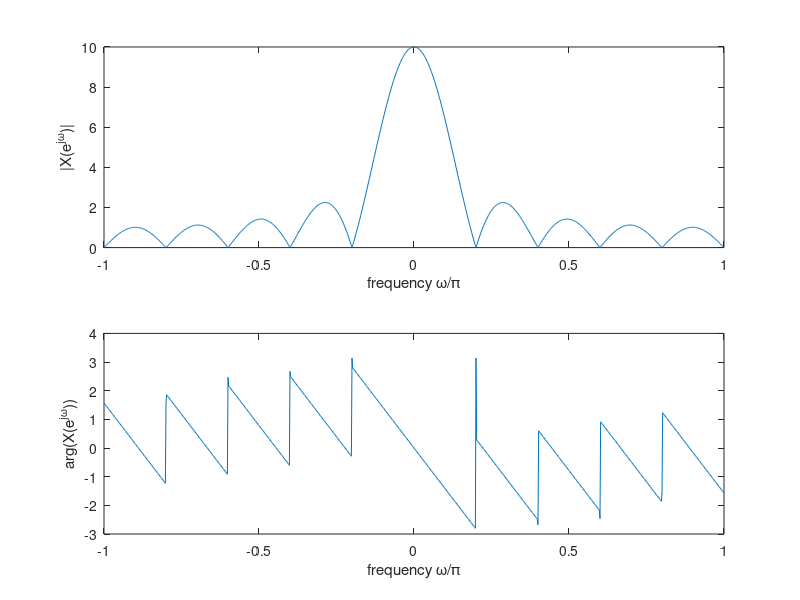

MATLAB code to generate this figure:
% Pratice 3-1
clear;
x=[1 1 1 1 1 1 1 1 1 1];
n=0:length(x)-1;
K=500;
k=-K:K;
w=pi*k/K;

X_R = x*cos(n'*w);
X_I = - x*sin(n'*w);

Amp = sqrt(X_R.^2 + X_I.^2);
phase = atan2(X_I, X_R);

title('DTFT of x[n]');
subplot(2,1,1); plot(w/pi,Amp);
xlabel('frequency \omega/\pi'); ylabel('|X(e^j^\omega)|');
subplot(2,1,2); plot(w/pi,phase);
xlabel('frequency \omega/\pi'); ylabel('arg(X(e^j^\omega))');

